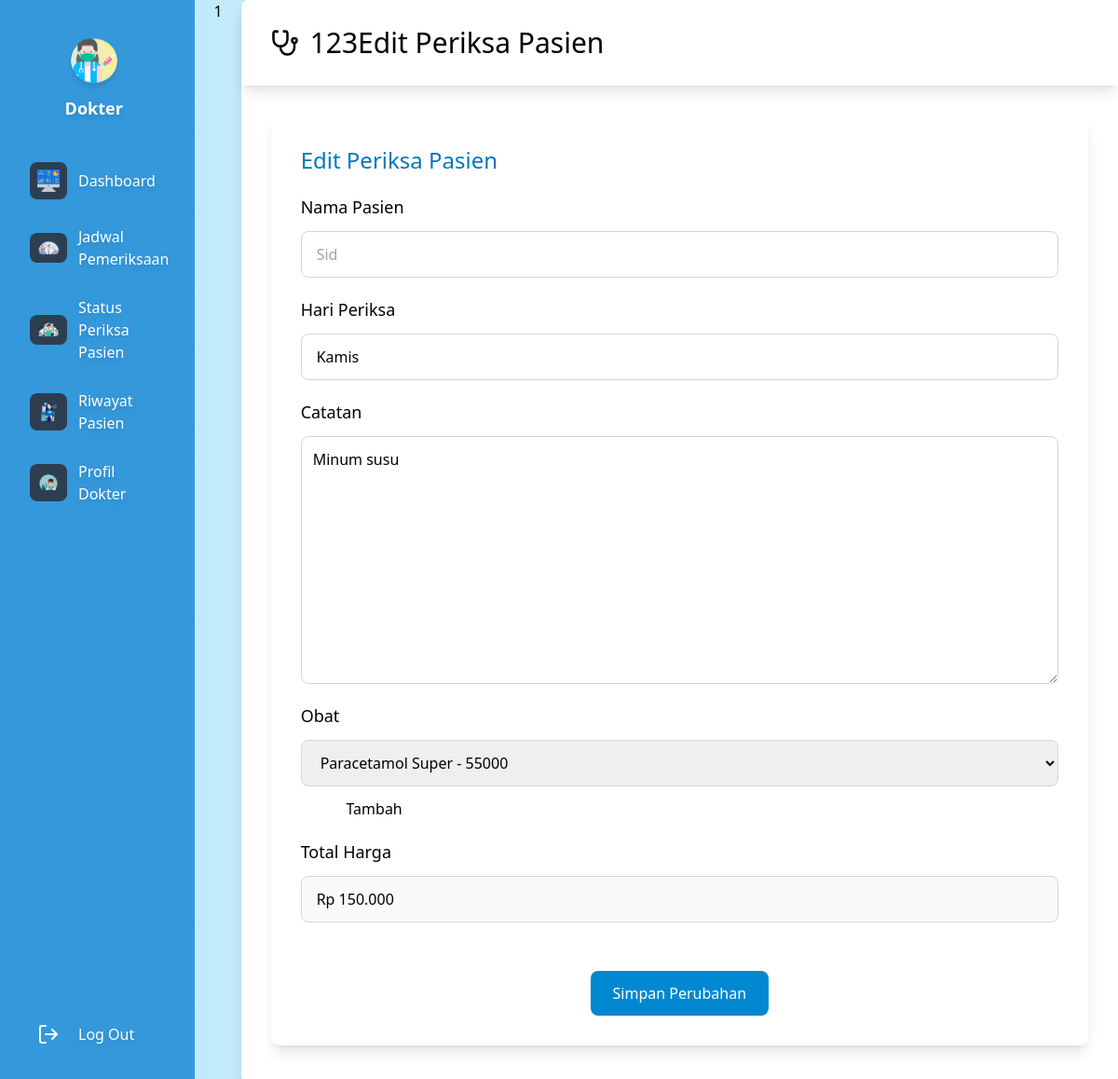
The page /pages/dokter/edit_periksa_pasien.php?id=2 (signed in) on the database its author committed.
### tables this page shows
CREATE TABLE `daftar_poli` (
  `id` int(11) UNSIGNED NOT NULL,
  `id_pasien` int(11) UNSIGNED NOT NULL,
  `id_jadwal` int(11) UNSIGNED NOT NULL,
  `keluhan` text NOT NULL,
  `no_antrian` int(11) UNSIGNED NOT NULL,
  `status_periksa` enum('Menunggu','Selesai','','') NOT NULL
);

CREATE TABLE `pasien` (
  `id` int(11) UNSIGNED NOT NULL,
  `username` varchar(50) NOT NULL,
  `password` varchar(20) NOT NULL,
  `nama` varchar(255) NOT NULL,
  `alamat` varchar(255) NOT NULL,
  `no_ktp` varchar(255) NOT NULL,
  `no_hp` varchar(50) NOT NULL,
  `no_rm` varchar(25) NOT NULL
);

CREATE TABLE `jadwal_periksa` (
  `id` int(10) UNSIGNED NOT NULL,
  `id_dokter` int(10) UNSIGNED NOT NULL,
  `hari` enum('Senin','Selasa','Rabu','Kamis','Jumat','Sabtu') NOT NULL,
  `jam_mulai` time NOT NULL,
  `jam_selesai` time NOT NULL
);

CREATE TABLE `periksa` (
  `id` int(11) UNSIGNED NOT NULL,
  `id_daftar_poli` int(11) UNSIGNED NOT NULL,
  `tgl_periksa` varchar(255) NOT NULL,
  `catatan` text NOT NULL,
  `biaya_periksa` int(11) NOT NULL
);

### functions/connect_database.php (called while the page is built)
<?php
$conn = mysqli_connect("localhost", "root", "", "poli" );
function query($query){
    global $conn;
    $data_pack = mysqli_query($conn, $query);
    $data = [];
    while ($item = mysqli_fetch_assoc($data_pack)) {
        $data[] = $item;
    }
    return $data;
}
 ?>

### pages/dokter/edit_periksa_pasien.php (the view, shortened to what this page needs)
<?php
$id_daftar_poli = $_GET["id"];
require '../../functions/connect_database.php';
require '../../functions/dokter_functions.php';
$data_pasien = query("SELECT *
                      FROM daftar_poli
                      JOIN pasien ON daftar_poli.id_pasien = pasien.id
                      JOIN jadwal_periksa ON daftar_poli.id_jadwal = jadwal_periksa.id
                      WHERE daftar_poli.id = $id_daftar_poli;
                    ")[0];
$obat = query("SELECT * FROM obat");
$periksa = query("select * from periksa where id_daftar_poli = $id_daftar_poli order by id desc")[0];
?>
<!DOCTYPE html>
<html lang="en">
<head>
    <script src="https://cdn.tailwindcss.com"></script>
</head>
<body class="flex gap-5">
    <?= include("../../components/sidebar_dokter.php"); ?>
    <main class="flex flex-col w-full bg-white pb-10 rounded-lg shadow-lg">
        <header class="flex items-center gap-3 px-8 py-7 shadow-lg">
            <img src="../../assets/icons/stethoscope-icon.svg" alt="" width="30px" class="invert">
            <h1 class="text-3xl font-medium">123Edit Periksa Pasien</h1>
        </header>
        <article class="mx-8 mt-8 p-8 bg-white shadow-lg rounded-lg">
            <h2 class="text-2xl font-medium text-[#0277BD] mb-5">Edit Periksa Pasien</h2>
            <form action="" method="post" class="flex flex-col gap-5">
                <div class="flex flex-col gap-3">
                    <label for="nama" class="text-lg font-medium">Nama Pasien</label>
                    <input type="text" name="" id="nama" readonly value="<?= $data_pasien["nama"] ?>"
                        class="px-4 py-3 text-gray-400 outline-none rounded-lg border border-gray-300">
                </div>
                <div class="flex flex-col gap-3">
                    <label for="hari" class="text-lg font-medium">Hari Periksa</label>
                    <input type="text" name="hari" id="hari" value="<?= $data_pasien["hari"] ?>"
                        class="px-4 py-3 outline-none rounded-lg border border-gray-300">
                </div>
                <div class="flex flex-col gap-3">
                    <label for="catatan" class="text-lg font-medium">Catatan</label>
                    <textarea name="catatan" rows="10" cols="" class="p-3 rounded-lg border border-gray-300"><?= isset($periksa['catatan']) ? $periksa['catatan'] : '' ?></textarea>
                </div>
                <div class="flex flex-col gap-3">
                    <label for="harga" class="text-lg font-medium">Obat</label>
                    <select id="id_obat" name="id_obat" class="px-4 py-3 outline-none rounded-lg border border-gray-300">
                        <?php foreach ($obat as $item) : ?>
                        <option value="<?= $item["id"] ?>"><?= $item["nama_obat"] ?> - <?= $item["harga"] ?></option>
                        <?php endforeach; ?>
                    </select>
                    <button type="button" id="buttonAddObat" class="btn btn-outline-primary btn-primary" style="width: 150px"><i class="mdi mdi-plus me-2"></i>Tambah</button>
                </div>
                <div class="flex flex-col gap-3">
                    <label for="biaya_periksa" class="text-lg font-medium">Total Harga</label>
                    <input type="text" name="biaya_periksa_mock" id="biaya_periksa_mock" value="Rp. 150.000" disabled class="px-4 py-3 outline-none rounded-lg border border-gray-300">
                </div>
                <div class="flex flex-col gap-3">
                </div>
                <button type="submit" name="submit"
                    class="bg-[#0288D1] w-fit mx-auto py-3 px-6 text-white font-medium rounded-lg hover:bg-[#0277BD]">Simpan Perubahan</button>
            </form>
        </article>
    </main>
</body>
</html>

### pages/dokter/edit_periksa_pasien.php (style rules this page uses)
body { background: linear-gradient(to right, #B3E5FC, #FFFFFF); }

### rows shown on the page
daftar_poli: id_pasien.nama "Sid", hari "Kamis"
periksa: catatan "Minum susu"

### other values the page prints
include("../../components/sidebar_dokter.php") "1"
form field id_obat "Paracetamol Super - 55000"
